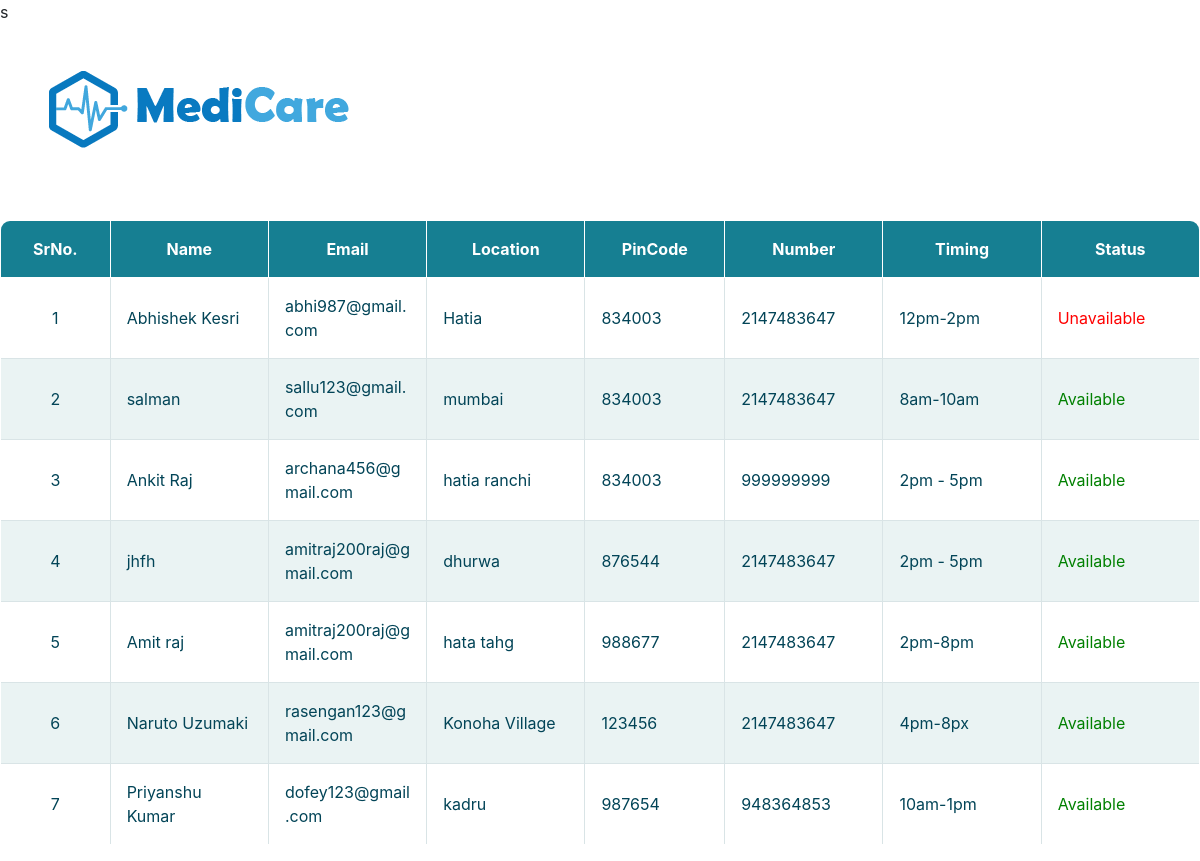
Screenshot of /viewtechnicians.php (signed in) with the database file from the repository.
### tables this page shows
CREATE TABLE `technician` (
  `id` int(25) NOT NULL,
  `fullname` varchar(25) NOT NULL,
  `username` varchar(25) NOT NULL,
  `password` varchar(256) NOT NULL,
  `email` varchar(25) NOT NULL,
  `location` varchar(25) NOT NULL,
  `pincode` int(11) NOT NULL,
  `cnumber` int(12) NOT NULL,
  `timings` varchar(25) NOT NULL,
  `flag` int(10) DEFAULT '0'
);

### viewtechnicians.php (the view, shortened to what this page needs)
<?php include_once 'managerheader.php';
include_once 'includes/dbh.inc.php';
?>
<center>
<h2 style ="color:#fff">Available Technicians</h2>
</center>
<div class ="container-fluid">
<div class ="row">
<div class =" col-xs-12">
<center>
<table class ="responstable">
<tr>
<th><center>SrNo.</center></th>
<th><center>Name</center></th>
<th><center>Email</center></th>
<th><center>Location</center></th>
<th><center>PinCode</center></th>
<th><center>Number</center></th>
<th><center>Timing</center></th>
<th><center>Status</center></th>
</tr>
<?php
$i=1;
$sql="SELECT * FROM technician";
$result=mysqli_query($conn,$sql);
$resultcheck=mysqli_num_rows($result);
if($resultcheck<1)
{?>
<h3>No Technician Available</h3>
<?php
}
else{
    while($row=mysqli_fetch_assoc($result)){?>
    <tr>
        <td><?php echo $i?></td>
        <td><?php echo $row['fullname']?></td>
        <td><?php echo $row['email']?></td>
        <td><?php echo $row['location']?></td>
        <td><?php echo $row['pincode']?></td>
        <td><?php echo $row['cnumber']?></td>
        <td><?php echo $row['timings']?></td>
        <?php if($row['flag']==0){?>
          <td style ="color:green;">Available</td>
          <?php } else{?>
            <td style ="color:red;">Unavailable</td>
          <?php } ?>
    </tr>
<?php
$i++;
    }
}
?>
</table>
</center>
</div>
</div>
</div>
</body>
</html>

### managerheader.php (shortened to what this page needs)
<!DOCTYPE html>
<html lang="zxx">
<head>
	<link rel="stylesheet" href="css/bootstrap.min.css"/>
	<link rel="stylesheet" href="css/font-awesome.min.css"/>
	<link rel="stylesheet" href="css/slicknav.min.css"/>
	<link rel="stylesheet" href="css/owl.carousel.min.css"/>
	<link rel="stylesheet" href="css/magnific-popup.css"/>
	<link rel="stylesheet" href="css/animate.css"/>
	<link rel="stylesheet" href="css/responsive.css"/>s
	<link rel="stylesheet" href="css/pstyle.css"/>
</head>
<body style ="overflow-x:hidden">
<?php
	include_once './sidebars/managersidebar.php';
	?>
	<header class="header-section">
		<div class="header-warp">
			<div class="header-bar-warp d-flex">
				<a href="managerhome.php" class="site-logo">
					<img src="./images/newlogo.png" alt="">
				</a>
				<nav class="top-nav-area w-100">
					<br><ul class="main-menu primary-menu">
						<li><a href="managerhome.php">Home</a></li>
						<li><a href="#">View</a>
						</li>
						<li><a href="#">Add</a>
						</li>
						<li><a href="includes/logout.inc.php">Logout</a></li>
					</ul>
				</nav>
			</div>
		</div>
	</header>

### sidebars/managersidebar.php (shortened to what this page needs)
<link href ="sidebars\homesidebar.css" rel ="stylesheet">

### css/pstyle.css (style rules this page uses)
.header-section { width: 100%; left: 0; top: 0; z-index: 99; }
.header-warp { max-width: 1496px; margin: 0 auto; }
.header-bar-warp { background:transparent; padding: 39px 40px 0; color:#0000 }
.site-logo { padding:0; float: left; margin:0; }
.main-menu { list-style: none; text-align: center; padding-top: 3px; }
.main-menu li { display: inline-block; position: relative; }
.main-menu li a { display: block; font-size: 18px; font-weight: 500; color: #fff; margin-right: 40px; padding-bottom: 25px; position: relative; padding-right: 20px; }
.main-menu li a:after { position: absolute; content: ""; width: 20px; height: 20px; right: 0; top: 1px; background-image: url("../img/icons/arrow-down.png"); background-repeat: no-repeat; background-position: right center; }

### managerheader.php (style rules this page uses)
body { background-image:url(images/abt7.jpg); background-position:center; background-size:cover; background-repeat:no-repeat; height:100vh; }

### viewtechnicians.php (style rules this page uses)
.responstable { margin: 1em 0; width: 100vw; overflow: hidden; background: #fff; color: #024457; border-radius: 10px; border: 1px solid #167f92; }
.responstable tr { border: 1px solid #d9e4e6; }
.responstable tr:nth-child(odd) { background-color: #eaf3f3; }
.responstable th { display: none; border: 1px solid #fff; background-color: #167f92; color: #fff; padding: 1em; }
.responstable th:first-child { display: table-cell; text-align: center; }
.responstable th:nth-child(2) { display: table-cell; }
.responstable th:nth-child(2):after { content: attr(data-th); }
@media (min-width: 480px) { .responstable th:nth-child(2):after { display: none; } }
.responstable td { display: block; word-wrap: break-word; max-width: 7em; }
.responstable td:first-child { display: table-cell; text-align: center; border-right: 1px solid #d9e4e6; }
@media (min-width: 480px) { .responstable td { border: 1px solid #d9e4e6; } }
.responstable th, .responstable td { text-align: left; margin: 0.5em 1em; }
@media (min-width: 480px) { .responstable th, .responstable td { display: table-cell; padding: 1em; } }

### rows the page displays
technician: fullname "Abhishek Kesri", email "abhi987@gmail.com", location "Hatia", pincode "834003", cnumber "2147483647", timings "12pm-2pm", flag "Unavailable"
technician: fullname "salman", email "sallu123@gmail.com", location "mumbai", pincode "834003", cnumber "2147483647", timings "8am-10am", flag "Available"
technician: fullname "Ankit Raj", email "archana456@gmail.com", location "hatia ranchi", pincode "834003", cnumber "999999999", timings "2pm - 5pm", flag "Available"
technician: fullname "jhfh", email "amitraj200raj@gmail.com", location "dhurwa", pincode "876544", cnumber "2147483647", timings "2pm - 5pm", flag "Available"
technician: fullname "Amit raj", email "amitraj200raj@gmail.com", location "hata tahg", pincode "988677", cnumber "2147483647", timings "2pm-8pm", flag "Available"
technician: fullname "Naruto Uzumaki", email "rasengan123@gmail.com", location "Konoha Village", pincode "123456", cnumber "2147483647", timings "4pm-8px", flag "Available"
technician: fullname "Priyanshu Kumar", email "dofey123@gmail.com", location "kadru", pincode "987654", cnumber "948364853", timings "10am-1pm", flag "Available"
